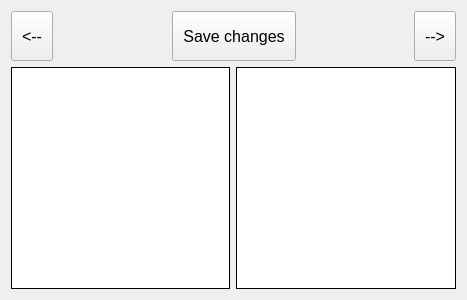
<?xml version="1.0" encoding="UTF-8"?>
<ui version="4.0">
 <class>journalWindow</class>
 <widget class="QWidget" name="journalWindow">
  <property name="geometry">
   <rect>
    <x>0</x>
    <y>0</y>
    <width>467</width>
    <height>300</height>
   </rect>
  </property>
  <property name="windowTitle">
   <string>Form</string>
  </property>
  <layout class="QVBoxLayout" name="verticalLayout_3">
   <item>
    <widget class="QWidget" name="buttonContainer" native="true">
     <property name="minimumSize">
      <size>
       <width>0</width>
       <height>50</height>
      </size>
     </property>
     <property name="maximumSize">
      <size>
       <width>16777215</width>
       <height>50</height>
      </size>
     </property>
     <layout class="QHBoxLayout" name="horizontalLayout_2">
      <property name="leftMargin">
       <number>0</number>
      </property>
      <property name="topMargin">
       <number>0</number>
      </property>
      <property name="rightMargin">
       <number>0</number>
      </property>
      <property name="bottomMargin">
       <number>0</number>
      </property>
      <item>
       <widget class="QPushButton" name="pushButton">
        <property name="minimumSize">
         <size>
          <width>0</width>
          <height>50</height>
         </size>
        </property>
        <property name="font">
         <font>
          <pointsize>12</pointsize>
         </font>
        </property>
        <property name="styleSheet">
         <string notr="true">QPushButton {
	padding: 10px;
}</string>
        </property>
        <property name="text">
         <string>&lt;--</string>
        </property>
       </widget>
      </item>
      <item>
       <spacer name="horizontalSpacer">
        <property name="orientation">
         <enum>Qt::Horizontal</enum>
        </property>
        <property name="sizeHint" stdset="0">
         <size>
          <width>40</width>
          <height>20</height>
         </size>
        </property>
       </spacer>
      </item>
      <item>
       <widget class="QPushButton" name="pushButton_3">
        <property name="minimumSize">
         <size>
          <width>0</width>
          <height>50</height>
         </size>
        </property>
        <property name="font">
         <font>
          <pointsize>12</pointsize>
         </font>
        </property>
        <property name="styleSheet">
         <string notr="true">QPushButton {
	padding: 10px;
}</string>
        </property>
        <property name="text">
         <string>Save changes</string>
        </property>
       </widget>
      </item>
      <item>
       <spacer name="horizontalSpacer_2">
        <property name="orientation">
         <enum>Qt::Horizontal</enum>
        </property>
        <property name="sizeHint" stdset="0">
         <size>
          <width>40</width>
          <height>20</height>
         </size>
        </property>
       </spacer>
      </item>
      <item>
       <widget class="QPushButton" name="pushButton_2">
        <property name="minimumSize">
         <size>
          <width>0</width>
          <height>50</height>
         </size>
        </property>
        <property name="font">
         <font>
          <pointsize>12</pointsize>
         </font>
        </property>
        <property name="styleSheet">
         <string notr="true">QPushButton {
	padding: 10px;
}</string>
        </property>
        <property name="text">
         <string>--&gt;</string>
        </property>
       </widget>
      </item>
     </layout>
    </widget>
   </item>
   <item>
    <layout class="QHBoxLayout" name="horizontalLayout">
     <item>
      <layout class="QVBoxLayout" name="verticalLayout_2">
       <property name="spacing">
        <number>0</number>
       </property>
       <item>
        <widget class="QTextEdit" name="textEdit">
         <property name="font">
          <font>
           <pointsize>12</pointsize>
          </font>
         </property>
         <property name="styleSheet">
          <string notr="true">QTextEdit {
	border: 0.5px solid black;
	border-bottom: none;
}</string>
         </property>
        </widget>
       </item>
       <item>
        <widget class="QLineEdit" name="lineEdit">
         <property name="styleSheet">
          <string notr="true">QLineEdit {
	border: 0.5px solid black;
	border-top: none;
}</string>
         </property>
         <property name="text">
          <string/>
         </property>
         <property name="alignment">
          <set>Qt::AlignRight|Qt::AlignTrailing|Qt::AlignVCenter</set>
         </property>
        </widget>
       </item>
      </layout>
     </item>
     <item>
      <layout class="QVBoxLayout" name="verticalLayout">
       <property name="spacing">
        <number>0</number>
       </property>
       <item>
        <widget class="QTextEdit" name="textEdit_2">
         <property name="font">
          <font>
           <pointsize>12</pointsize>
          </font>
         </property>
         <property name="styleSheet">
          <string notr="true">QTextEdit {
	border: 0.5px solid black;
	border-bottom: none;
}</string>
         </property>
        </widget>
       </item>
       <item>
        <widget class="QLineEdit" name="lineEdit_2">
         <property name="styleSheet">
          <string notr="true">QLineEdit {
	border: 0.5px solid black;
	border-top: none;
}</string>
         </property>
        </widget>
       </item>
      </layout>
     </item>
    </layout>
   </item>
  </layout>
 </widget>
 <resources/>
 <connections/>
</ui>
